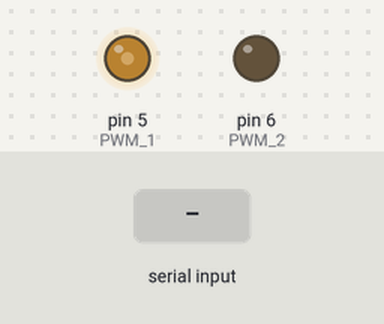
The sketch below on a simulated Arduino Uno, built with avr-gcc and run on an emulated ATmega328P. Parts: output pins drawn as LEDs (lit = HIGH). The test bench sets the inputs (shaded band). What the sketch prints to the serial monitor is not drawn.

Above: at 1.2 s.
1.3 s: "30,150\n" received over Serial
At 2.6 s:
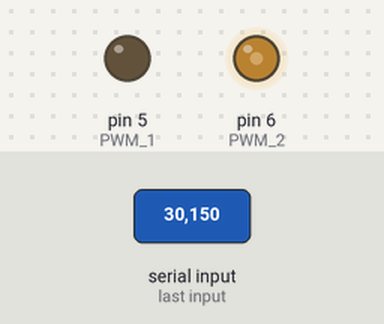
Timing chart, 0 to 10.3 s (numbered marks = the images above; inputs shaded):
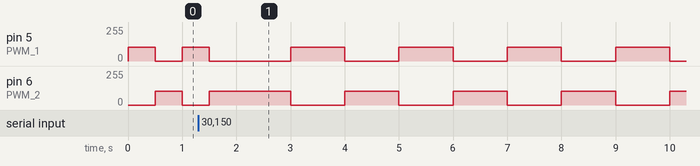

Measured:
- by itself, pin 5 (PWM_1): repeats every 2.0 s: 102/255 1.0 s, 0/255 1.0 s
- by itself, pin 6 (PWM_2): repeats every 2.0 s: 0/255 1.0 s, 102/255 1.0 s

The sketch:

server.ino
```cpp
// 使用ピン
const int PWM_1 = 5;
const int PWM_2 = 6;
// 電圧値 (V)
const int PWM_HIGH = 2;
const int PWM_LOW = 0;
// 色データ長
const int L_COLORS = 2;
// 色データ
const int COLORS_PWM_1[L_COLORS] = {
    PWM_HIGH,
    PWM_LOW,
};
const int COLORS_PWM_2[L_COLORS] = {
    PWM_LOW,
    PWM_HIGH,
};
// 目標心拍数受け取り用配列
char heart_rate[4] = {'\0'};
// 点灯時間
int delay_time = 500;

void setup()
{
    pinMode(PWM_1, OUTPUT);
    pinMode(PWM_2, OUTPUT);
    Serial.begin(9600);
}

/**
 * @fn
 * 点灯時間の計算
 */
int get_delay_time(int heart_rate)
{
    // 点灯時間の計算
    float lighting_time = (float)60 / (L_COLORS * heart_rate);

    // ミリ秒変換
    return (int)(lighting_time * 1000);
}

void loop()
{
    if (Serial.available())
    {
        // 目標心拍数の取得
        Serial.readStringUntil('\0').toCharArray(heart_rate, sizeof heart_rate);
        // 点灯時間の更新
        delay_time = get_delay_time(atoi(heart_rate));

        // 目標心拍数更新処理の終了通知
        Serial.println(0);
    }

    // 描画
    for (int i = 0; i < L_COLORS; i++)
    {
        analogWrite(PWM_1, COLORS_PWM_1[i] * 51);
        analogWrite(PWM_2, COLORS_PWM_2[i] * 51);
        delay(delay_time);
    }
}
```
